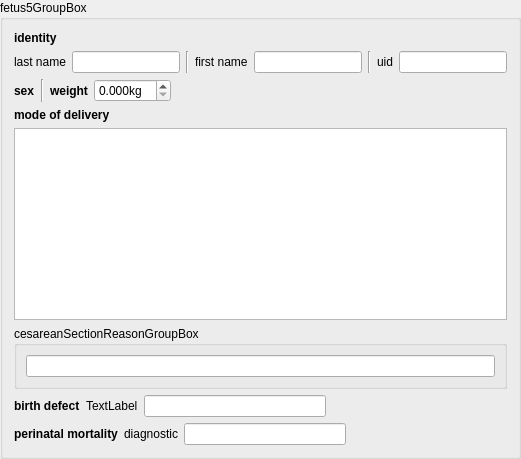
       <widget class="QGroupBox" name="fetus5GroupBox">
        <property name="title">
         <string>fetus5GroupBox</string>
        </property>
        <layout class="QVBoxLayout" name="verticalLayout_11">
         <item>
          <layout class="QGridLayout" name="gridLayout_7">
           <item row="1" column="2">
            <widget class="Line" name="line_16">
             <property name="orientation">
              <enum>Qt::Vertical</enum>
             </property>
            </widget>
           </item>
           <item row="0" column="0">
            <widget class="QLabel" name="f5IdentityLabel">
             <property name="font">
              <font>
               <weight>75</weight>
               <bold>true</bold>
              </font>
             </property>
             <property name="text">
              <string>identity</string>
             </property>
            </widget>
           </item>
           <item row="1" column="0">
            <widget class="QLabel" name="f5LastNameLabel">
             <property name="text">
              <string>last name</string>
             </property>
            </widget>
           </item>
           <item row="1" column="1">
            <widget class="QLineEdit" name="f5LastNameLineEdit"/>
           </item>
           <item row="1" column="3">
            <widget class="QLabel" name="f5FirstNameLabel">
             <property name="text">
              <string>first name</string>
             </property>
            </widget>
           </item>
           <item row="1" column="4">
            <widget class="QLineEdit" name="f5FirstNameLineEdit"/>
           </item>
           <item row="1" column="7">
            <widget class="QLineEdit" name="f5UidLineEdit"/>
           </item>
           <item row="1" column="6">
            <widget class="QLabel" name="f5UidLabel">
             <property name="text">
              <string>uid</string>
             </property>
            </widget>
           </item>
           <item row="1" column="5">
            <widget class="Line" name="line_17">
             <property name="orientation">
              <enum>Qt::Vertical</enum>
             </property>
            </widget>
           </item>
          </layout>
         </item>
         <item>
          <layout class="QHBoxLayout" name="horizontalLayout_25">
           <item>
            <widget class="QLabel" name="f5SexLabel">
             <property name="font">
              <font>
               <weight>75</weight>
               <bold>true</bold>
              </font>
             </property>
             <property name="text">
              <string>sex</string>
             </property>
            </widget>
           </item>
           <item>
            <layout class="QHBoxLayout" name="f5SexRadioLayout"/>
           </item>
           <item>
            <widget class="Line" name="line_18">
             <property name="orientation">
              <enum>Qt::Vertical</enum>
             </property>
            </widget>
           </item>
           <item>
            <widget class="QLabel" name="f5WeightLabel">
             <property name="font">
              <font>
               <weight>75</weight>
               <bold>true</bold>
              </font>
             </property>
             <property name="text">
              <string>weight</string>
             </property>
            </widget>
           </item>
           <item>
            <widget class="QDoubleSpinBox" name="f5WeightDoubleSpinBox">
             <property name="suffix">
              <string>kg</string>
             </property>
             <property name="decimals">
              <number>3</number>
             </property>
             <property name="maximum">
              <double>10.000000000000000</double>
             </property>
             <property name="singleStep">
              <double>0.010000000000000</double>
             </property>
            </widget>
           </item>
           <item>
            <spacer name="horizontalSpacer_8">
             <property name="orientation">
              <enum>Qt::Horizontal</enum>
             </property>
             <property name="sizeHint" stdset="0">
              <size>
               <width>40</width>
               <height>20</height>
              </size>
             </property>
            </spacer>
           </item>
          </layout>
         </item>
         <item>
          <layout class="QVBoxLayout" name="verticalLayout_12">
           <item>
            <widget class="QLabel" name="f5ModeOfDeliveryLabel">
             <property name="font">
              <font>
               <weight>75</weight>
               <bold>true</bold>
              </font>
             </property>
             <property name="text">
              <string>mode of delivery</string>
             </property>
            </widget>
           </item>
           <item>
            <widget class="QListView" name="f5ModeOfDeliveryListView"/>
           </item>
          </layout>
         </item>
         <item>
          <widget class="QGroupBox" name="f5CesareanSectionReasonGroupBox">
           <property name="title">
            <string>cesareanSectionReasonGroupBox</string>
           </property>
           <layout class="QHBoxLayout" name="horizontalLayout_26">
            <item>
             <widget class="QLineEdit" name="f5CesareanSectionReasonLlineEdit"/>
            </item>
           </layout>
          </widget>
         </item>
         <item>
          <layout class="QHBoxLayout" name="horizontalLayout_27">
           <item>
            <widget class="QLabel" name="f5BirthDefectLabel">
             <property name="font">
              <font>
               <weight>75</weight>
               <bold>true</bold>
              </font>
             </property>
             <property name="text">
              <string>birth defect</string>
             </property>
            </widget>
           </item>
           <item>
            <layout class="QHBoxLayout" name="f5BirthDefectRadioLayout"/>
           </item>
           <item>
            <widget class="QLabel" name="f5BirthDefectDiagnosticLabel">
             <property name="text">
              <string>TextLabel</string>
             </property>
            </widget>
           </item>
           <item>
            <widget class="QLineEdit" name="f5BirthDefectLineEdit"/>
           </item>
           <item>
            <spacer name="horizontalSpacer_20">
             <property name="orientation">
              <enum>Qt::Horizontal</enum>
             </property>
             <property name="sizeHint" stdset="0">
              <size>
               <width>40</width>
               <height>20</height>
              </size>
             </property>
            </spacer>
           </item>
          </layout>
         </item>
         <item>
          <layout class="QHBoxLayout" name="horizontalLayout_28">
           <item>
            <widget class="QLabel" name="f5PerinatalMortalityLabel">
             <property name="font">
              <font>
               <weight>75</weight>
               <bold>true</bold>
              </font>
             </property>
             <property name="text">
              <string>perinatal mortality</string>
             </property>
            </widget>
           </item>
           <item>
            <layout class="QHBoxLayout" name="f5PerinatalMortalityRadioLayout"/>
           </item>
           <item>
            <widget class="QLabel" name="f5PerinatalMortalityDiagnosticLabel">
             <property name="text">
              <string>diagnostic</string>
             </property>
            </widget>
           </item>
           <item>
            <widget class="QLineEdit" name="f5PerinatalMortalityDiagnosticLineEdit"/>
           </item>
           <item>
            <spacer name="horizontalSpacer_14">
             <property name="orientation">
              <enum>Qt::Horizontal</enum>
             </property>
             <property name="sizeHint" stdset="0">
              <size>
               <width>40</width>
               <height>20</height>
              </size>
             </property>
            </spacer>
           </item>
          </layout>
         </item>
        </layout>
       </widget>
